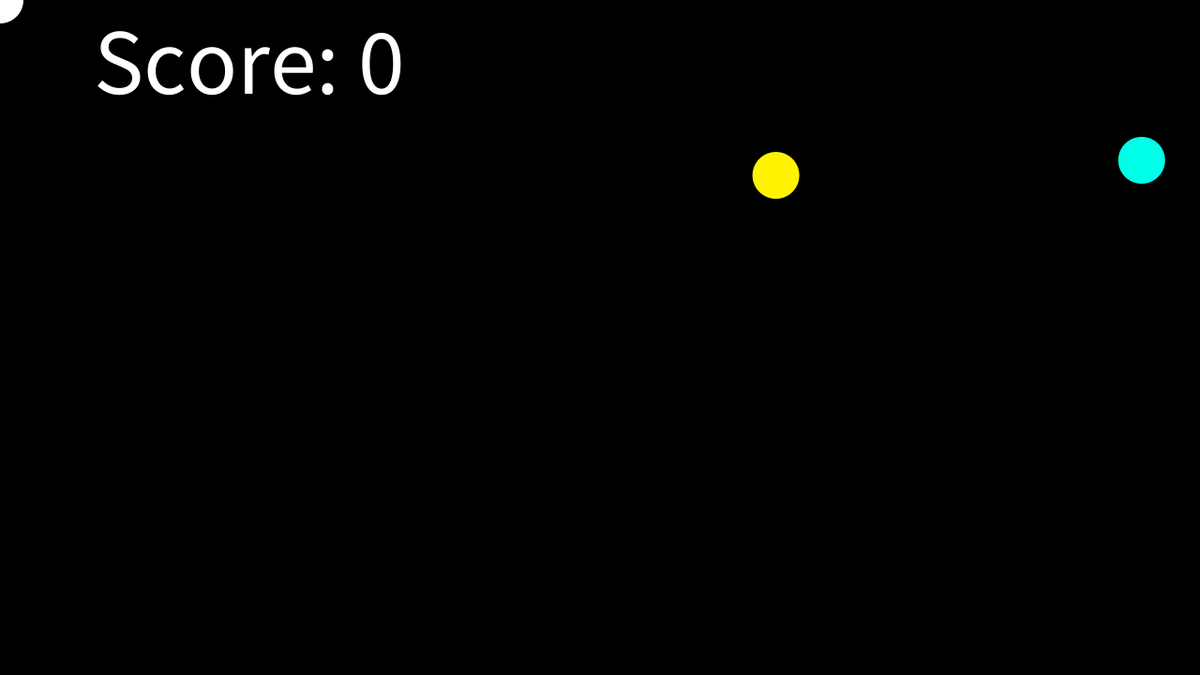
Frame 1 (no input)
Frame 60 (the mouse pressed at the canvas centre just before this capture): identical to frame 1, image omitted
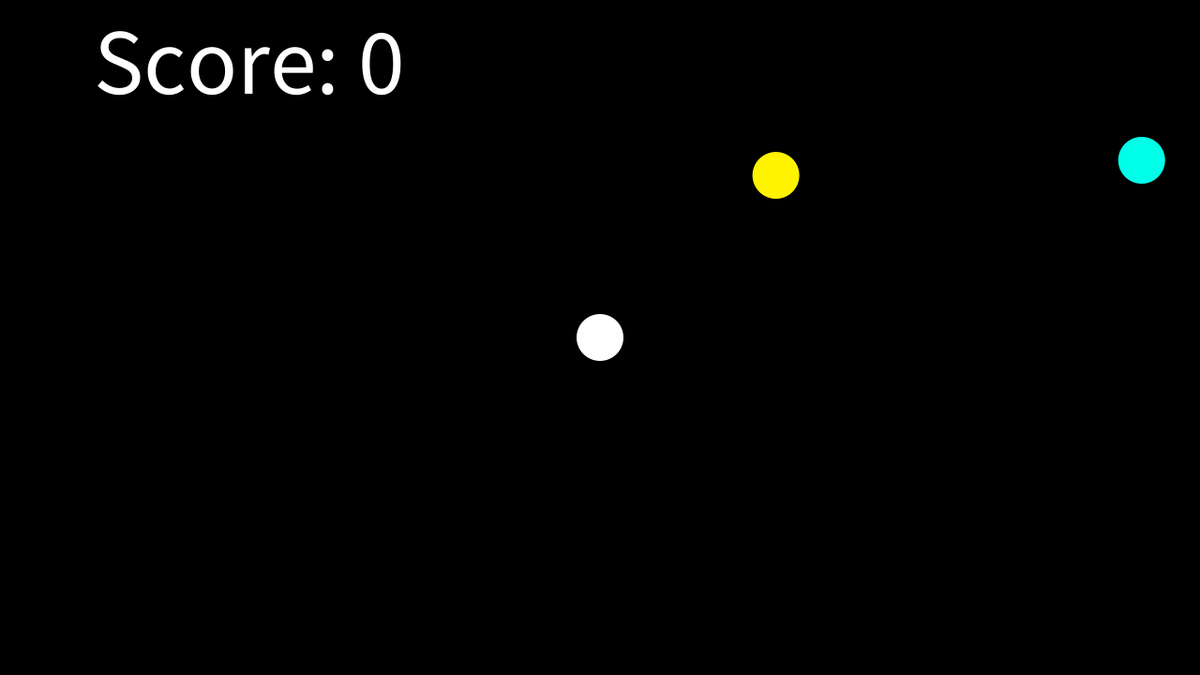
Frame 120 (the mouse held since frame 60 and released just before this capture)

The Processing sketch that drew these frames (run headless with seeded random() and noise(); from frame 60 on, the mouse is pressed at the canvas centre):

// Processing sketch: player_item_collection_250523b
// ── player_item_collection_250523b.pde


// プレイヤーの座標
float player_x;
float player_y;



// アイテム1の座標
float item1_x;
float item1_y;
// アイテム1フラグ
boolean item1_flag;


int score;



// アイテム2の座標
float item2_x;
float item2_y;
// アイテム2フラグ
boolean item2_flag;


// 経過秒数を計算する（フレームカウント）

int item1_counter;


void setup() {
  size(1280, 720);
  noStroke();


  // アイテムを画面のどこかに配置する
  item1_x = random(width);
  item1_y = random(height);
  // アイテム1状態（初期状態では見えている）
  item1_flag = true;

  // アイテムを画面のどこかに配置する
  item2_x = random(width);
  item2_y = random(height);
  
  // スコア
  score = 0;
  
  
}


void draw() {
  background(0);
  noStroke();

  player_x = mouseX;
  player_y = mouseY;

  // プレイヤーとアイテムの座標の距離を計算する
  float dx1 = player_x - item1_x;
  float dy1 = player_y - item1_y;
  // 距離が一定以下だっら
  if ((dx1 * dx1 + dy1 * dy1) < 625) {
    // アイテムを消す
    item1_flag = false;
    
    // 得点を足す
    score = score + 10;
  }


  // item1復活のカウント
  if (item1_flag == false) {
    item1_counter = item1_counter + 1;
    if (item1_counter > 60 * 5) {

      // アイテムを画面のどこかに配置する
      item1_x = random(width);
      item1_y = random(height);
      // アイテム1を出現させる
      item1_flag = true;
      
      // 次の出現にむけてカウンタをリセットする
      item1_counter = 0;
    }
  }





  // アイテム2の場合
  float dx2 = player_x - item2_x;
  float dy2 = player_y - item2_y;
  if ((dx2 * dx2 + dy2 * dy2) < 625) {
    // アイテムを画面のどこかに配置する
    item2_x = random(width);
    item2_y = random(height);
    
    // スコアを減らす
    score = score - 5;
  }
  

  // プレイヤーとアイテムを描く

  // player
  fill(255);
  ellipse(player_x, player_y, 50, 50);



  // item1
  if (item1_flag == true) {
    fill(#FFF300);
    ellipse(item1_x, item1_y, 50, 50);
  } else {
    //消す時に画面の外に出す
    item1_x = -999;
    item1_y = -999;
  }


  // item2
  fill(#00FFE8);
  ellipse(item2_x, item2_y, 50, 50);
  
  
  // スコア
  fill(255);
  textSize(100);
  text("Score: " + score, 100, 100);
  
}
